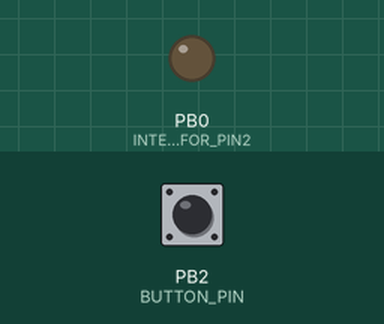
The sketch below on a simulated ATtiny85, built with avr-gcc and run on an emulated ATtiny85. On the bench: output pins drawn as LEDs (lit = HIGH). Dashed ring = blinking. The inputs (shaded band) are chosen by the test bench; at power-on: PB2 (BUTTON_PIN) HIGH.

Above: at 1.2 s.
1.3 s: PB2 (BUTTON_PIN) pulled LOW for 0.15 s
At 1.35 s:
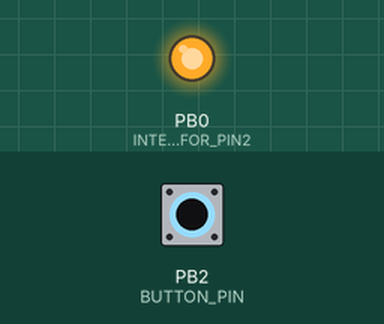
4.3 s: PB2 (BUTTON_PIN) pulled LOW for 1 s
At 5.7 s:
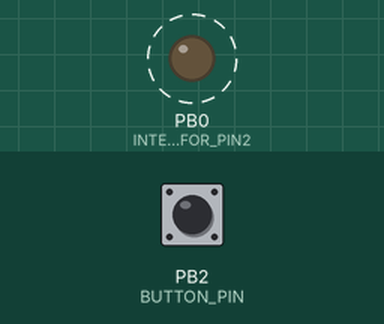
Timing chart, 0 to 14.3 s (numbered marks = the images above; inputs shaded):
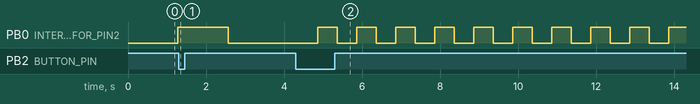

The sketch:

xmas_tree_attiny.ino
```cpp
/**********************************************************************************/
/*    Board: Olimexino-85                                                         */
/*    Manufacture: OLIMEX                                                         */
/*    Based on example code provided by Olimex for the Olimexino-85 board.        */
/**********************************************************************************/

/*
  Taken from Olimexino-85 documentation and examples

  Action:
  =======
  Switches over Olimexino-85's STAT led, i.e. pin #1 when the Button is pressed
  The Button must be connected to Olimexino-85's pin #2

  Simple Schematic:
  =================
  |---------------------------|        --------| R=10k |--------|vcc
  |                    |  #0  |        |
  |                    |  #1  |        |       --------
  |                    |  #2  |--------o------| Button |--------|gnd
  |    OLIMEXINO-85    |  #3  |                --------
  |                    |  #4  |
  |                    | #RST |
  |                    | GND  |---------------------------------|gnd
  |                    | VCC  |---------------------------------|vcc
  |---------------------------|

  To upload to your Olimexino-85:
  1) Select the proper board from the Tools->Board Menu->Olimexino-85 ("Olimex AVR Boards" section)
  2) Unplug the device
  3) Press upload button
  4) When you see the message: "Plug in device now... (will timeout in 60 seconds)", Plug in the Olimexino-85
*/

/* Pin numbering and interrupts
 * On Olimexino-85 board, the following pins are indeed the same pin:
 * - Olimexino-85 board pin 2
 * - Attiny85 MCU pin 7
 * This pin is attached to interrupt n. 0.
 */
#define INTERRUPT_INDEX_FOR_PIN2 0
#define BUTTON_PIN               2
#define LED_PIN                  0

#define LOOP_DELAY_MS            500
#define FADE_DELAY_MS            5
#define BLINK_NORMAL_DELAY_MS    500
#define BLINK_FAST_DELAY_MS      250
#define BLINK_FAST_AND_SLOW_REP  5
#define BLINK_FAST_AND_SLOW_FAST_MS 100
#define BLINK_FAST_AND_SLOW_SLOW_MS 400

#define NUMBER_OF_STATES         6

//---------------------------------------------------------------------------------------------
// Globals
volatile byte g_nState = 0;

//---------------------------------------------------------------------------------------------
void setup()
{
  pinMode(LED_PIN, OUTPUT);
  digitalWrite(LED_PIN, LOW);
  pinMode(BUTTON_PIN, INPUT);
  attachInterrupt(INTERRUPT_INDEX_FOR_PIN2, pin_interrupt, FALLING);
}

//---------------------------------------------------------------------------------------------
void loop()
{
  g_nState = g_nState % NUMBER_OF_STATES;
  switch(g_nState)
  {
    case 0:
    {
      state_fade_in_out();
      break;
    }
    case 1:
    {
      state_fade_and_stop();
      break;
    }
    case 2:
    {
      state_blink(BLINK_NORMAL_DELAY_MS);
      break;
    }
    case 3:
    {
      state_blink(BLINK_FAST_DELAY_MS);
      break;
    }
    case 4:
    {
      state_blink_fast_and_slow();
      break;
    }
    case 5:
    {
      state_off();
      break;
    }
  }
}

//---------------------------------------------------------------------------------------------
void pin_interrupt()
{
  ++g_nState;
}

//---------------------------------------------------------------------------------------------
void state_fade_in_out()
{
  for (int ix = 0; ix < 256; ix++)
  {
    analogWrite(LED_PIN, ix);
    delay(FADE_DELAY_MS);
  }
  for (int ix = 255; ix >= 0; ix--)
  {
    analogWrite(LED_PIN, ix);
    delay(FADE_DELAY_MS);
  }
  delay(LOOP_DELAY_MS);
}

//---------------------------------------------------------------------------------------------
void state_fade_and_stop()
{
  for (int ix = 0; ix < 256; ix++)
  {
    analogWrite(LED_PIN, ix);
    delay(FADE_DELAY_MS);
  }

  // now stop
  analogWrite(LED_PIN, 0);
  delay(LOOP_DELAY_MS);
}

//---------------------------------------------------------------------------------------------
void state_blink(unsigned int nDelayMs)
{
  digitalWrite(LED_PIN, HIGH);
  delay(nDelayMs);
  digitalWrite(LED_PIN, LOW);
  delay(nDelayMs);
}

//---------------------------------------------------------------------------------------------
void state_blink_fast_and_slow()
{
  for (int ix = 0; ix < BLINK_FAST_AND_SLOW_REP; ++ix)
  {
    digitalWrite(LED_PIN, HIGH);
    delay(BLINK_FAST_AND_SLOW_FAST_MS);
    digitalWrite(LED_PIN, LOW);
    delay(BLINK_FAST_AND_SLOW_FAST_MS);
  }
  for (int ix = 0; ix < BLINK_FAST_AND_SLOW_REP; ++ix)
  {
    digitalWrite(LED_PIN, HIGH);
    delay(BLINK_FAST_AND_SLOW_SLOW_MS);
    digitalWrite(LED_PIN, LOW);
    delay(BLINK_FAST_AND_SLOW_SLOW_MS);
  }
}

//---------------------------------------------------------------------------------------------
void state_off()
{
  digitalWrite(LED_PIN, LOW);
  delay(LOOP_DELAY_MS);
}
```

Measured:
- by itself, PB0 (INTERRUPT_INDEX_FOR_PIN2): alternates HIGH for 0.50 s and LOW for 0.50 s
